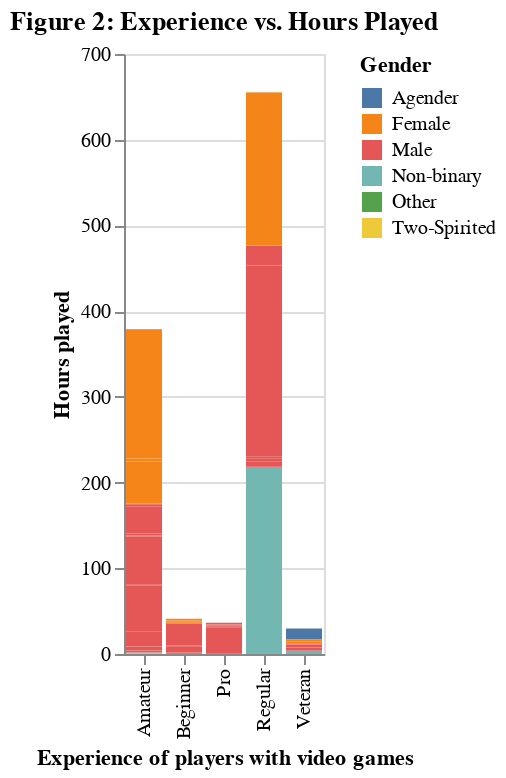

The notebook cell this image was saved under:
### Markdown cell above
From the graph above, it appears most players who play a lot are in the teenage - young adults range (15-25 years).

### Code cell
plot_exp = alt.Chart(players_filtered, title="Figure 2: Experience vs. Hours Played").mark_bar().encode(
    x = alt.X("experience").title("Experience of players with video games"),
    y = alt.Y("played_hours").title("Hours played"),
    color=alt.Color("gender").title("Gender")
)
plot_exp

### Figure 1 — Vega specification as saved in the notebook (floating-point values rounded to 4 significant figures; data arrays with more than 128 entries replaced by an {"elided": "..."} marker saying what was removed)
{"$schema": "https://vega.github.io/schema/vega/v5.json", "data": [{"name": "source_0", "values": {"elided": "185 records"}}, {"name": "source_0_x_domain_experience", "values": [{"experience": "Pro"}, {"experience": "Veteran"}, {"experience": "Amateur"}, {"experience": "Regular"}, {"experience": "Beginner"}]}, {"name": "source_0_color_domain_gender", "values": [{"gender": "Male"}, {"gender": "Female"}, {"gender": "Non-binary"}, {"gender": "Agender"}, {"gender": "Two-Spirited"}, {"gender": "Other"}]}], "signals": [{"name": "x_step", "value": 20}, {"name": "width", "update": "bandspace(domain('x').length, 0.1, 0.05) * x_step"}], "marks": [{"type": "rect", "name": "marks", "from": {"data": "source_0"}, "encode": {"update": {"width": {"signal": "max(0.25, bandwidth('x'))"}, "y": {"field": "played_hours_end", "scale": "y"}, "fill": {"field": "gender", "scale": "color"}, "x": {"field": "experience", "scale": "x"}, "y2": {"field": "played_hours_start", "scale": "y"}}}, "style": ["bar"]}], "scales": [{"name": "x", "type": "band", "domain": {"data": "source_0_x_domain_experience", "field": "experience", "sort": true}, "range": {"step": {"signal": "x_step"}}, "paddingInner": 0.1, "paddingOuter": 0.05}, {"name": "y", "type": "linear", "domain": {"data": "source_0", "fields": ["played_hours_start", "played_hours_end"]}, "range": [{"signal": "height"}, 0], "nice": true, "zero": true}, {"name": "color", "type": "ordinal", "domain": {"data": "source_0_color_domain_gender", "field": "gender", "sort": true}, "range": "category"}], "axes": [{"scale": "y", "orient": "left", "gridScale": "x", "domain": false, "tickCount": {"signal": "ceil(height/40)"}, "aria": false, "labels": false, "minExtent": 0, "grid": true, "ticks": false, "maxExtent": 0, "zindex": 0}, {"scale": "x", "title": "Experience of players with video games", "grid": false, "zindex": 0, "orient": "bottom", "labelAlign": "right", "labelBaseline": "middle", "labelAngle": 270}, {"scale": "y", "zindex": 0, "title": "Hours played", "grid": false, "orient": "left", "tickCount": {"signal": "ceil(height/40)"}, "labelOverlap": true}], "title": {"text": "Figure 2: Experience vs. Hours Played", "frame": "group"}, "padding": 5, "legends": [{"title": "Gender", "fill": "color", "symbolType": "square"}], "height": 300, "background": "white", "style": "cell"}
